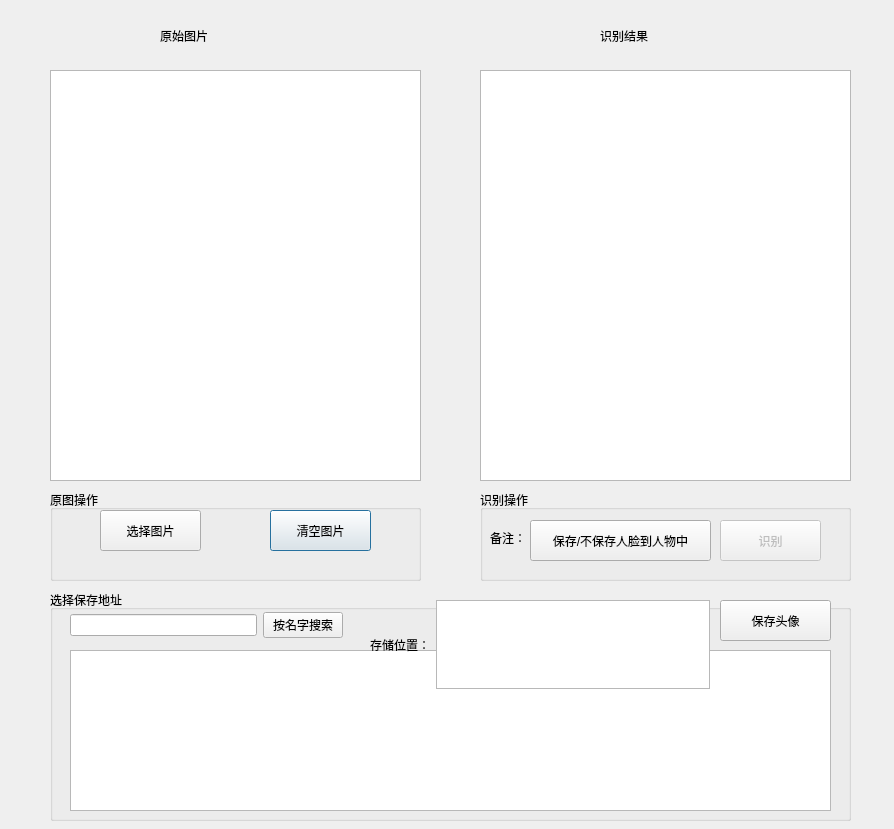
<?xml version="1.0" encoding="UTF-8"?>
<ui version="4.0">
 <class>dialog</class>
 <widget class="QDialog" name="dialog">
  <property name="geometry">
   <rect>
    <x>0</x>
    <y>0</y>
    <width>894</width>
    <height>829</height>
   </rect>
  </property>
  <property name="windowTitle">
   <string>人脸检测</string>
  </property>
  <property name="sizeGripEnabled">
   <bool>false</bool>
  </property>
  <property name="modal">
   <bool>false</bool>
  </property>
  <widget class="QTextBrowser" name="textBrowser">
   <property name="geometry">
    <rect>
     <x>50</x>
     <y>70</y>
     <width>371</width>
     <height>411</height>
    </rect>
   </property>
  </widget>
  <widget class="QLabel" name="label">
   <property name="geometry">
    <rect>
     <x>50</x>
     <y>70</y>
     <width>371</width>
     <height>411</height>
    </rect>
   </property>
   <property name="text">
    <string/>
   </property>
  </widget>
  <widget class="QTextBrowser" name="textBrowser_2">
   <property name="geometry">
    <rect>
     <x>480</x>
     <y>70</y>
     <width>371</width>
     <height>411</height>
    </rect>
   </property>
  </widget>
  <widget class="QLabel" name="label_3">
   <property name="geometry">
    <rect>
     <x>160</x>
     <y>10</y>
     <width>161</width>
     <height>51</height>
    </rect>
   </property>
   <property name="styleSheet">
    <string notr="true">font: 20pt &quot;华文新魏&quot;;</string>
   </property>
   <property name="text">
    <string>原始图片</string>
   </property>
  </widget>
  <widget class="QLabel" name="label_4">
   <property name="geometry">
    <rect>
     <x>600</x>
     <y>10</y>
     <width>161</width>
     <height>51</height>
    </rect>
   </property>
   <property name="styleSheet">
    <string notr="true">font: 20pt &quot;华文新魏&quot;;</string>
   </property>
   <property name="text">
    <string>识别结果</string>
   </property>
  </widget>
  <widget class="QLabel" name="label_2">
   <property name="geometry">
    <rect>
     <x>480</x>
     <y>70</y>
     <width>371</width>
     <height>411</height>
    </rect>
   </property>
   <property name="text">
    <string/>
   </property>
  </widget>
  <widget class="QPushButton" name="pushButton_3">
   <property name="geometry">
    <rect>
     <x>270</x>
     <y>510</y>
     <width>101</width>
     <height>41</height>
    </rect>
   </property>
   <property name="text">
    <string>清空图片</string>
   </property>
  </widget>
  <widget class="QGroupBox" name="groupBox">
   <property name="geometry">
    <rect>
     <x>480</x>
     <y>490</y>
     <width>371</width>
     <height>91</height>
    </rect>
   </property>
   <property name="title">
    <string>识别操作</string>
   </property>
   <widget class="QPushButton" name="pushButton_2">
    <property name="enabled">
     <bool>false</bool>
    </property>
    <property name="geometry">
     <rect>
      <x>240</x>
      <y>30</y>
      <width>101</width>
      <height>41</height>
     </rect>
    </property>
    <property name="text">
     <string>识别</string>
    </property>
   </widget>
   <widget class="QPushButton" name="pushButton_6">
    <property name="geometry">
     <rect>
      <x>50</x>
      <y>30</y>
      <width>181</width>
      <height>41</height>
     </rect>
    </property>
    <property name="text">
     <string>保存/不保存人脸到人物中</string>
    </property>
    <property name="checkable">
     <bool>true</bool>
    </property>
    <property name="checked">
     <bool>false</bool>
    </property>
   </widget>
   <widget class="QLabel" name="label_5">
    <property name="geometry">
     <rect>
      <x>10</x>
      <y>40</y>
      <width>45</width>
      <height>16</height>
     </rect>
    </property>
    <property name="text">
     <string>备注：</string>
    </property>
   </widget>
  </widget>
  <widget class="QGroupBox" name="groupBox_2">
   <property name="enabled">
    <bool>true</bool>
   </property>
   <property name="geometry">
    <rect>
     <x>50</x>
     <y>590</y>
     <width>801</width>
     <height>231</height>
    </rect>
   </property>
   <property name="title">
    <string>选择保存地址</string>
   </property>
   <widget class="QTableWidget" name="tableWidget">
    <property name="enabled">
     <bool>true</bool>
    </property>
    <property name="geometry">
     <rect>
      <x>20</x>
      <y>60</y>
      <width>761</width>
      <height>161</height>
     </rect>
    </property>
    <property name="editTriggers">
     <set>QAbstractItemView::NoEditTriggers</set>
    </property>
    <property name="alternatingRowColors">
     <bool>true</bool>
    </property>
    <property name="selectionMode">
     <enum>QAbstractItemView::SingleSelection</enum>
    </property>
    <property name="selectionBehavior">
     <enum>QAbstractItemView::SelectRows</enum>
    </property>
    <property name="textElideMode">
     <enum>Qt::ElideMiddle</enum>
    </property>
   </widget>
   <widget class="QPushButton" name="pushButton_5">
    <property name="enabled">
     <bool>true</bool>
    </property>
    <property name="geometry">
     <rect>
      <x>670</x>
      <y>10</y>
      <width>111</width>
      <height>41</height>
     </rect>
    </property>
    <property name="text">
     <string>保存头像</string>
    </property>
   </widget>
   <widget class="QWidget" name="layoutWidget">
    <property name="geometry">
     <rect>
      <x>20</x>
      <y>20</y>
      <width>273</width>
      <height>30</height>
     </rect>
    </property>
    <layout class="QHBoxLayout" name="horizontalLayout">
     <item>
      <widget class="QLineEdit" name="lineEdit">
       <property name="enabled">
        <bool>true</bool>
       </property>
      </widget>
     </item>
     <item>
      <widget class="QPushButton" name="pushButton_4">
       <property name="enabled">
        <bool>true</bool>
       </property>
       <property name="text">
        <string>按名字搜索</string>
       </property>
      </widget>
     </item>
    </layout>
   </widget>
   <widget class="QWidget" name="layoutWidget">
    <property name="geometry">
     <rect>
      <x>320</x>
      <y>10</y>
      <width>340</width>
      <height>89</height>
     </rect>
    </property>
    <layout class="QHBoxLayout" name="horizontalLayout_2">
     <item>
      <widget class="QLabel" name="label_6">
       <property name="text">
        <string>存储位置：</string>
       </property>
      </widget>
     </item>
     <item>
      <widget class="QTextBrowser" name="textBrowser_3"/>
     </item>
    </layout>
   </widget>
  </widget>
  <widget class="QGroupBox" name="groupBox_3">
   <property name="geometry">
    <rect>
     <x>50</x>
     <y>490</y>
     <width>371</width>
     <height>91</height>
    </rect>
   </property>
   <property name="title">
    <string>原图操作</string>
   </property>
   <widget class="QPushButton" name="pushButton">
    <property name="geometry">
     <rect>
      <x>50</x>
      <y>20</y>
      <width>101</width>
      <height>41</height>
     </rect>
    </property>
    <property name="text">
     <string>选择图片</string>
    </property>
   </widget>
  </widget>
  <zorder>groupBox_3</zorder>
  <zorder>groupBox_2</zorder>
  <zorder>groupBox</zorder>
  <zorder>textBrowser</zorder>
  <zorder>label</zorder>
  <zorder>textBrowser_2</zorder>
  <zorder>label_3</zorder>
  <zorder>label_4</zorder>
  <zorder>label_2</zorder>
  <zorder>pushButton_3</zorder>
 </widget>
 <resources/>
 <connections/>
</ui>
